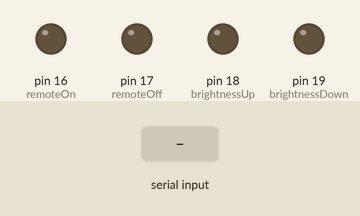
This sketch was run on a simulated Arduino Uno, built with avr-gcc and run on an emulated ATmega328P. Parts: output pins drawn as LEDs (lit = HIGH). The test bench sets the inputs (shaded band). What the sketch prints to the serial monitor is not drawn.

Above: at 1.2 s.
1.3 s: "o" received over Serial
At 1.42 s:
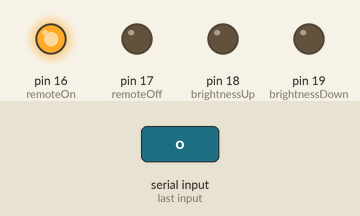
3.0 s: "f" received over Serial
At 3.12 s:
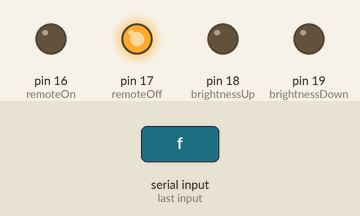
4.7 s: "u" received over Serial
At 4.82 s:
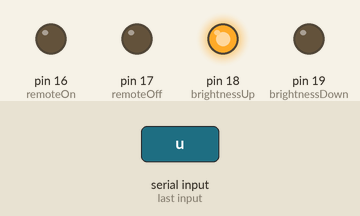
6.4 s: "d" received over Serial
At 6.52 s:
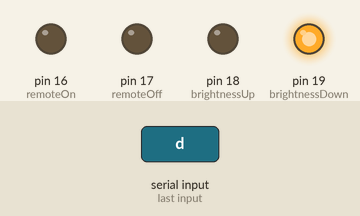
Timing chart, 0 to 9.1 s (numbered marks = the images above; inputs shaded):
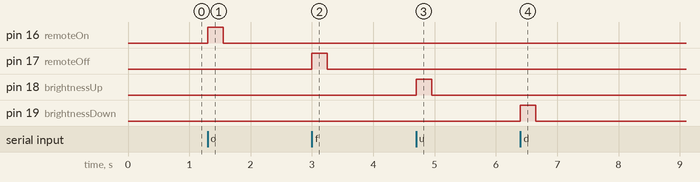

Measured:
- after the input at 1.3 s, pin 16 (remoteOn): LOW → HIGH at once, → LOW 0.25 s later
- after the input at 3.0 s, pin 17 (remoteOff): LOW → HIGH at once, → LOW 0.25 s later
- after the input at 4.7 s, pin 18 (brightnessUp): LOW → HIGH at once, → LOW 0.25 s later
- after the input at 6.4 s, pin 19 (brightnessDown): LOW → HIGH at once, → LOW 0.25 s later

The sketch:

Optocoupler_Test.ino
```cpp
const int remoteOn = 16;
const int remoteOff = 17;
const int brightnessUp = 18;
const int brightnessDown = 19;

void pulseButton(int pin) {
  digitalWrite(pin, HIGH);
  delay(250);
  digitalWrite(pin, LOW);
}

void setup() {
  Serial.begin(115200);

  pinMode(remoteOn, OUTPUT);
  pinMode(remoteOff, OUTPUT);
  pinMode(brightnessUp, OUTPUT);
  pinMode(brightnessDown, OUTPUT);

  digitalWrite(remoteOn, LOW);
  digitalWrite(remoteOff, LOW);
  digitalWrite(brightnessUp, LOW);
  digitalWrite(brightnessDown, LOW);

  Serial.println("o on");
  Serial.println("f off");
  Serial.println("u brightness up");
  Serial.println("d brightness down");
}

void loop() {
  if (!Serial.available()) {
    return;
  }

  char command = Serial.read();

  switch (command) {
    case 'o':
      pulseButton(remoteOn);
      break;

    case 'f':
      pulseButton(remoteOff);
      break;

    case 'u':
      pulseButton(brightnessUp);
      break;

    case 'd':
      pulseButton(brightnessDown);
      break;
  }
}
```
